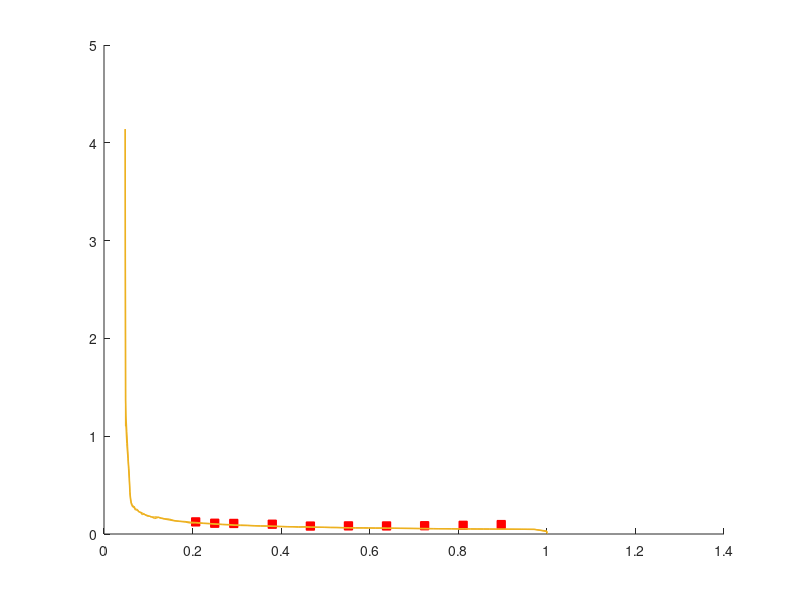

The MATLAB script that drew this image: (Note: this script raises an error after producing the figure.)
clc;
clear;
close all hidden;

%% slender

% load('slender_exp.mat');
% load('slender_SU2.mat')
% load('slender_PanATS.mat')
% 
% fig_hdl_aero=figure();
% 
% % CD
% axe_hdl_CD=axes(fig_hdl_aero);
% line(AOA_exp,CD_exp,'Marker','^','Color','k','MarkerFaceColor','k','LineStyle','None');
% line(AOA_SU2,CD_SU2,'Marker','s','Color','r');
% line(AOA_PanATS,CD_PanATS,'Marker','o','Color','b');
% grid on;box on;
% xlabel('\fontname{times new roman}\alpha/°','FontSize',10.5);
% ylabel('\fontname{times new roman}C_{D}','FontSize',10.5);
% 
% % CL
% axe_hdl_CL=axes(fig_hdl_aero);
% line(AOA_exp,CL_exp,'Marker','^','Color','k','MarkerFaceColor','k','LineStyle','None');
% line(AOA_SU2,CL_SU2,'Marker','s','Color','r');
% line(AOA_PanATS,CL_PanATS,'Marker','o','Color','b');
% grid on;box on;
% xlabel('\fontname{times new roman}\alpha/°','FontSize',10.5);
% ylabel('\fontname{times new roman}C_{L}','FontSize',10.5);
% 
% % CEff
% axe_hdl_CEff=axes(fig_hdl_aero);
% line(AOA_exp,CEff_exp,'Marker','^','Color','k','MarkerFaceColor','k','LineStyle','None');
% line(AOA_SU2,CEff_SU2,'Marker','s','Color','r');
% line(AOA_PanATS,CEff_PanATS,'Marker','o','Color','b');
% grid on;box on;
% xlabel('\fontname{times new roman}\alpha/°','FontSize',10.5);
% ylabel('\fontname{times new roman}C_{L/D}','FontSize',10.5);
% 
% % CMy
% axe_hdl_CMy=axes(fig_hdl_aero);
% exp_li=line(AOA_exp,CMy_exp,'Marker','^','Color','k','MarkerFaceColor','k','LineStyle','None');
% SU2_li=line(AOA_SU2,CMy_SU2,'Marker','s','Color','r');
% PanATS_li=line(AOA_PanATS,CMy_PanATS,'Marker','o','Color','b');
% grid on;box on;
% xlabel('\fontname{times new roman}\alpha/°','FontSize',10.5);
% ylabel('\fontname{times new roman}C_{My}','FontSize',10.5);
% 
% % figure
% axe_hdl_CD.set('Position',[0.15,0.65,0.32,0.24],'FontSize',10.5)
% axe_hdl_CL.set('Position',[0.65,0.65,0.32,0.24],'FontSize',10.5)
% axe_hdl_CEff.set('Position',[0.15,0.20,0.32,0.24],'FontSize',10.5)
% axe_hdl_CMy.set('Position',[0.65,0.20,0.32,0.24],'FontSize',10.5)
% 
% annotation_hdl=annotation('textbox',[0.14,0.52,0.38,0.01],'EdgeColor','none','FontSize',10.5,'String','\fontname{Times New Roman}(a)  \fontname{宋体}阻力系数');
% annotation_hdl=annotation('textbox',[0.64,0.52,0.38,0.01],'EdgeColor','none','FontSize',10.5,'String','\fontname{Times New Roman}(b)  \fontname{宋体}升力系数');
% annotation_hdl=annotation('textbox',[0.12,0.08,0.38,0.01],'EdgeColor','none','FontSize',10.5,'String','\fontname{Times New Roman}(c)  \fontname{宋体}升阻比系数');
% annotation_hdl=annotation('textbox',[0.60,0.08,0.42,0.01],'EdgeColor','none','FontSize',10.5,'String','\fontname{Times New Roman}(d)  \fontname{宋体}俯仰力矩系数');
% 
% lgd_hdl=legend([exp_li,SU2_li,PanATS_li],{'\fontname{宋体}实验数据','\fontname{宋体}SU2','\fontname{宋体}PanATS'});
% lgd_hdl.set('Parent',fig_hdl_aero,'Orientation','horizontal','Position',[0.10,0.92,0.80,0.06],'FontSize',10.5,'box','off');
% fig_hdl_aero.set('Position',[500,350,340,380]);
% 
% % print(fig_hdl_aero,'slender_verify.emf','-dmeta','-r600');
% % print(fig_hdl_aero,'slender_verify.png','-dpng','-r1200');

%% blunt cone

load('blunt_cone_exp.mat');
% load('blunt_cone_SU2.mat');
load('blunt_cone_PanATS.mat');

fig_hdl=figure();axe_hdl=axes(fig_hdl);
line(axe_hdl,X_exp,HF_exp,'Marker','s','Color','r','LineStyle','none','MarkerFaceColor','r');
% line(axe_hdl,X_SU2/568.7e-3,HF_SU2/HF_0,'Color','b','LineWidth',1);
line(axe_hdl,X_PanATS/568.7e-3,HF_PanATS/HF_0,'Color',[0.9290 0.6940 0.1250],'LineWidth',1);
axe_hdl.set('FontSize',12,'FontName','times new roman');
xlim([-0.1,1]);
ylim([-0.1,0.4]);
xlabel('\itX/L_b','FontSize',12,'FontName','times new roman');
ylabel('\itQ/Q_0','FontSize',12,'FontName','times new roman');
legend('Exp','PanATS','Location','northeast','FontSize',12,'FontName','times new roman')
fig_hdl.set('Position',[488,342,420,315])
box on;grid on;

%% hermes

% load('hermes_exp_Ma8_aero.mat');
% load('hermes_PanATS_Ma8_aero.mat');
% load('hermes_SU2_Ma8_aero.mat');
% 
% fig_hdl_aero=figure();
% 
% % CD
% axe_hdl_CD=axes(fig_hdl_aero);
% line(AOA_exp_JB,CD_exp_JB,'Marker','^','Color','k','MarkerFaceColor','k','LineStyle','None');
% line(AOA_SU2,CD_SU2,'Marker','s','Color','r');
% line(AOA_PanATS,CD_PanATS,'Marker','o','Color','b');
% grid on;box on;
% xlabel('\fontname{times new roman}\alpha/°','FontSize',10.5);
% ylabel('\fontname{times new roman}C_{D}','FontSize',10.5);
% 
% % CL
% axe_hdl_CL=axes(fig_hdl_aero);
% line(AOA_exp_JB,CL_exp_JB,'Marker','^','Color','k','MarkerFaceColor','k','LineStyle','None');
% line(AOA_SU2,CL_SU2,'Marker','s','Color','r');
% line(AOA_PanATS,CL_PanATS,'Marker','o','Color','b');
% grid on;box on;
% xlabel('\fontname{times new roman}\alpha/°','FontSize',10.5);
% ylabel('\fontname{times new roman}C_{L}','FontSize',10.5);
% 
% % CEff
% axe_hdl_CEff=axes(fig_hdl_aero);
% line(AOA_exp_JB,CEff_exp_JB,'Marker','^','Color','k','MarkerFaceColor','k','LineStyle','None');
% line(AOA_SU2,CEff_SU2,'Marker','s','Color','r');
% line(AOA_PanATS,CEff_PanATS,'Marker','o','Color','b');
% grid on;box on;
% xlabel('\fontname{times new roman}\alpha/°','FontSize',10.5);
% ylabel('\fontname{times new roman}C_{L/D}','FontSize',10.5);
% 
% % CMy
% axe_hdl_CMy=axes(fig_hdl_aero);
% exp_JB_li=line(AOA_exp_JB,CMy_exp_JB,'Marker','^','Color','k','MarkerFaceColor','k','LineStyle','None');
% SU2_li=line(AOA_SU2,CMy_SU2,'Marker','s','Color','r');
% PanATS_li=line(AOA_PanATS,CMy_PanATS,'Marker','o','Color','b');
% grid on;box on;
% xlabel('\fontname{times new roman}\alpha/°','FontSize',10.5);
% ylabel('\fontname{times new roman}C_{My}','FontSize',10.5);
% 
% % figure
% axe_hdl_CD.set('Position',[0.15,0.65,0.32,0.24],'FontSize',10.5)
% axe_hdl_CL.set('Position',[0.65,0.65,0.32,0.24],'FontSize',10.5)
% axe_hdl_CEff.set('Position',[0.15,0.20,0.32,0.24],'FontSize',10.5)
% axe_hdl_CMy.set('Position',[0.65,0.20,0.32,0.24],'FontSize',10.5)
% 
% annotation_hdl=annotation('textbox',[0.14,0.52,0.38,0.01],'EdgeColor','none','FontSize',10.5,'String','\fontname{Times New Roman}(a)  \fontname{宋体}阻力系数');
% annotation_hdl=annotation('textbox',[0.64,0.52,0.38,0.01],'EdgeColor','none','FontSize',10.5,'String','\fontname{Times New Roman}(b)  \fontname{宋体}升力系数');
% annotation_hdl=annotation('textbox',[0.12,0.08,0.38,0.01],'EdgeColor','none','FontSize',10.5,'String','\fontname{Times New Roman}(c)  \fontname{宋体}升阻比系数');
% annotation_hdl=annotation('textbox',[0.60,0.08,0.42,0.01],'EdgeColor','none','FontSize',10.5,'String','\fontname{Times New Roman}(d)  \fontname{宋体}俯仰力矩系数');
% 
% lgd_hdl=legend([exp_JB_li,SU2_li,PanATS_li],{'\fontname{宋体}实验数据','\fontname{宋体}SU2','\fontname{宋体}PanATS'});
% lgd_hdl.set('Parent',fig_hdl_aero,'Orientation','horizontal','Position',[0.10,0.92,0.80,0.06],'FontSize',10.5,'box','off');
% fig_hdl_aero.set('Position',[500,350,340,380]);
% 
% % print(fig_hdl_aero,'hermes_verify.emf','-dmeta','-r600');
% % print(fig_hdl_aero,'hermes_verify.png','-dpng','-r1200');

%% HL20




